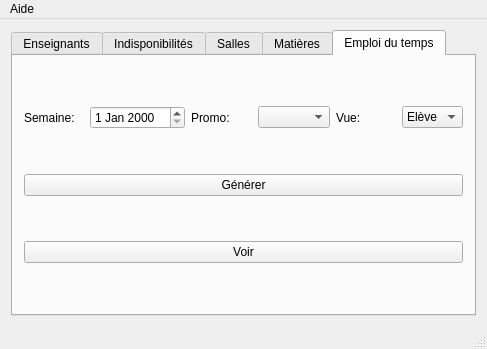
<?xml version="1.0" encoding="UTF-8"?>
<ui version="4.0">
 <class>MainWindow</class>
 <widget class="QMainWindow" name="MainWindow">
  <property name="geometry">
   <rect>
    <x>0</x>
    <y>0</y>
    <width>487</width>
    <height>349</height>
   </rect>
  </property>
  <property name="windowTitle">
   <string>Emploi du Temps</string>
  </property>
  <widget class="QWidget" name="centralWidget">
   <layout class="QVBoxLayout" name="verticalLayout">
    <item>
     <widget class="QTabWidget" name="tabWidget">
      <property name="currentIndex">
       <number>4</number>
      </property>
      <widget class="QWidget" name="tab_1">
       <attribute name="title">
        <string>Enseignants</string>
       </attribute>
       <layout class="QHBoxLayout" name="horizontalLayout">
        <item>
         <widget class="QListWidget" name="listProf"/>
        </item>
        <item>
         <layout class="QVBoxLayout" name="verticalLayout_2">
          <item>
           <widget class="QPushButton" name="ajProf">
            <property name="text">
             <string>Ajouter</string>
            </property>
           </widget>
          </item>
          <item>
           <widget class="QPushButton" name="suProf">
            <property name="text">
             <string>Supprimer</string>
            </property>
           </widget>
          </item>
         </layout>
        </item>
       </layout>
      </widget>
      <widget class="QWidget" name="tab_4">
       <attribute name="title">
        <string>Indisponibilités</string>
       </attribute>
       <layout class="QHBoxLayout" name="horizontalLayout_7">
        <item>
         <widget class="QListWidget" name="listDispo"/>
        </item>
        <item>
         <layout class="QVBoxLayout" name="verticalLayout_10">
          <item>
           <widget class="QPushButton" name="ajDispo">
            <property name="text">
             <string>Ajouter</string>
            </property>
           </widget>
          </item>
          <item>
           <widget class="QPushButton" name="suDispo">
            <property name="text">
             <string>Supprimer</string>
            </property>
           </widget>
          </item>
         </layout>
        </item>
       </layout>
      </widget>
      <widget class="QWidget" name="tab_3">
       <attribute name="title">
        <string>Salles</string>
       </attribute>
       <layout class="QHBoxLayout" name="horizontalLayout_3">
        <item>
         <widget class="QListWidget" name="listRoom"/>
        </item>
        <item>
         <layout class="QVBoxLayout" name="verticalLayout_6">
          <item>
           <widget class="QPushButton" name="ajSalle">
            <property name="text">
             <string>Ajouter</string>
            </property>
           </widget>
          </item>
          <item>
           <widget class="QPushButton" name="suSalle">
            <property name="text">
             <string>Supprimer</string>
            </property>
           </widget>
          </item>
         </layout>
        </item>
       </layout>
      </widget>
      <widget class="QWidget" name="tab">
       <attribute name="title">
        <string>Matières</string>
       </attribute>
       <layout class="QHBoxLayout" name="horizontalLayout_2">
        <item>
         <widget class="QListWidget" name="listSyllabus"/>
        </item>
        <item>
         <layout class="QVBoxLayout" name="verticalLayout_4">
          <item>
           <widget class="QPushButton" name="ajSyllabus">
            <property name="text">
             <string>Ajouter</string>
            </property>
           </widget>
          </item>
          <item>
           <widget class="QPushButton" name="suSyllabus">
            <property name="text">
             <string>Supprimer</string>
            </property>
           </widget>
          </item>
         </layout>
        </item>
       </layout>
      </widget>
      <widget class="QWidget" name="tab_2">
       <attribute name="title">
        <string>Emploi du temps</string>
       </attribute>
       <layout class="QVBoxLayout" name="verticalLayout_3">
        <item>
         <layout class="QHBoxLayout" name="horizontalLayout_4">
          <item>
           <widget class="QLabel" name="label_3">
            <property name="text">
             <string>Semaine:</string>
            </property>
           </widget>
          </item>
          <item>
           <widget class="QDateEdit" name="dateEdit"/>
          </item>
          <item>
           <widget class="QLabel" name="label_2">
            <property name="text">
             <string>Promo:</string>
            </property>
           </widget>
          </item>
          <item>
           <widget class="QComboBox" name="boxPromo"/>
          </item>
          <item>
           <widget class="QLabel" name="label">
            <property name="text">
             <string>Vue:</string>
            </property>
           </widget>
          </item>
          <item>
           <widget class="QComboBox" name="vueCombo">
            <item>
             <property name="text">
              <string>Elève</string>
             </property>
            </item>
           </widget>
          </item>
         </layout>
        </item>
        <item>
         <widget class="QPushButton" name="generateBut">
          <property name="text">
           <string>Générer</string>
          </property>
         </widget>
        </item>
        <item>
         <widget class="QPushButton" name="viewEmploi">
          <property name="text">
           <string>Voir</string>
          </property>
         </widget>
        </item>
       </layout>
      </widget>
     </widget>
    </item>
   </layout>
  </widget>
  <widget class="QMenuBar" name="menuBar">
   <property name="geometry">
    <rect>
     <x>0</x>
     <y>0</y>
     <width>487</width>
     <height>21</height>
    </rect>
   </property>
   <widget class="QMenu" name="menuAide">
    <property name="title">
     <string>Aide</string>
    </property>
    <addaction name="actionAide"/>
   </widget>
   <addaction name="menuAide"/>
  </widget>
  <widget class="QStatusBar" name="statusBar"/>
  <action name="actionAide">
   <property name="text">
    <string>Afficher l'aide</string>
   </property>
  </action>
 </widget>
 <layoutdefault spacing="6" margin="11"/>
 <resources/>
 <connections/>
</ui>
